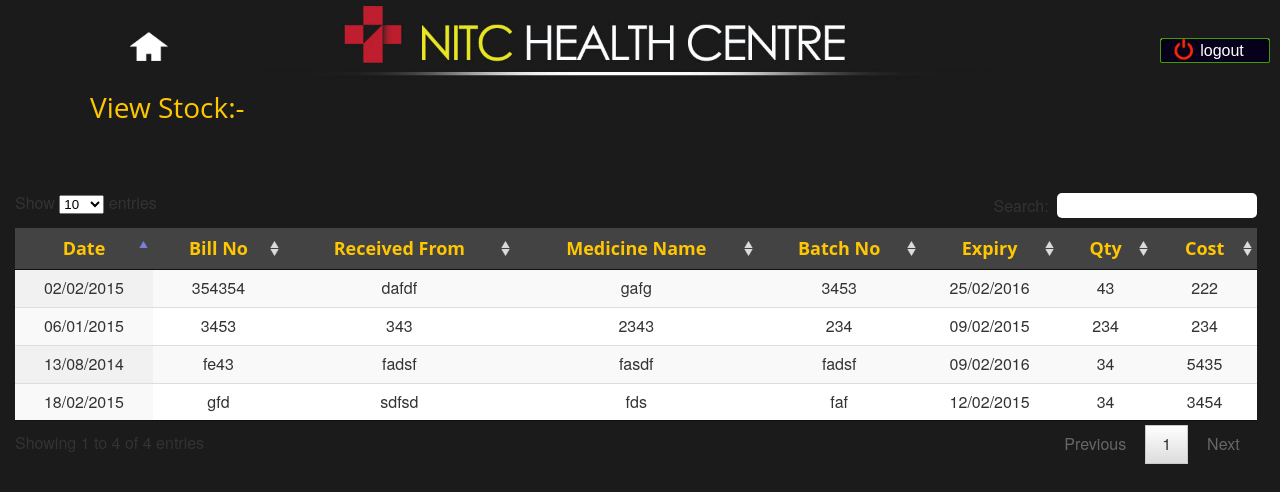
/features/view_stock.php (signed in), run on the app's committed database.
### tables this page shows
CREATE TABLE IF NOT EXISTS `medicine_stock` (
  `Date` date NOT NULL,
  `BillNo` varchar(255) NOT NULL,
  `RecievedFrom` varchar(255) NOT NULL,
  `MedicineName` varchar(255) NOT NULL,
  `BatchNo` varchar(255) NOT NULL,
  `Expiry` date NOT NULL,
  `Qty` int(11) NOT NULL,
  `Cost` float NOT NULL,
  PRIMARY KEY (`MedicineName`,`BatchNo`),
  KEY `Medicine Name` (`MedicineName`)
);

### features/view_stock.php (the view, shortened to what this page needs)
<?php
	include '../lib/configure.php';
?>
<!doctype html>
<html>
<head>
<link href="../css/record_tables.css" rel="stylesheet" type="text/css">
<link href="../jQueryAssets/datatables/css/jquery.dataTables.css" rel="stylesheet" type="text/css">
<link rel="stylesheet" type="text/css" href="../jQueryAssets/datatables/css/shCore.css">
<link rel="stylesheet" type="text/css" href="../jQueryAssets/datatables/css/demo.css">
</head>
<body>
<input type="button" class="home" value="" onClick="location.href='../home.php'">
<input type="button" class="logout" value="logout" onClick="location.href='../lib/logout.php'">
<div id="table1">
View Stock:-
</div>
<div id="datatable3">
<table id="data" class="display">
	<thead>
		<tr id="datatable2">
			<th>Date</th>
			<th>Bill No</th>
			<th>Received From</th>
			<th>Medicine Name</th>
			<th>Batch No</th>
			<th>Expiry</th>
			<th>Qty</th>
			<th>Cost</th>
		</tr>
	</thead>
	<tbody>
		<?php
			if (isset($_GET['q']) && $_GET['q'] != NULL)
			{
				$med_name = $_GET['q'];
				$result = mysqli_query($conn, "SELECT * from medicine_stock where (MedicineName='$med_name')");
			}
		else {
				$result = mysqli_query($conn, "SELECT * from medicine_stock");
			}
			while($row = mysqli_fetch_array($result)) {
		?>
		<tr>
			<form action="" method="post">
				<td><center><?php echo date("d/m/Y",strtotime($row['Date']));?></center></td>
				<td><center><?php echo $row['BillNo'];?></center></td>
				<td><center><?php echo $row['RecievedFrom'];?></center></td>
				<td><center><?php echo $row['MedicineName'];?></center></td>
				<td><center><?php echo $row['BatchNo'];?></center></td>
				<td><center><?php echo date("d/m/Y",strtotime($row['Expiry']));?></center></td>
				<td><center><?php echo $row['Qty'];?></center></td>
				<td><center><?php echo $row['Cost'];?></center></td>
			</form>
		</tr>
		<?php } ?>
	</tbody>
</div>
</body>
</html>

### css/record_tables.css (style rules this page uses)
html, body { background-image: url(../images/background.jpg); -webkit-background-size: cover; -moz-background-size: cover; -o-background-size: cover; background-size: cover; background-repeat:no-repeat; background-color:#1b1b1b; }
.display thead { background-color:#434343; }
.home { background-image:url(../images/home.png); -webkit-background-size: cover; -moz-background-size: cover; -o-background-size: cover; background-size: cover; position: absolute; left: 130px; top: 31px; width: 39px; height: 30px; border:0; z-index: 59; }
#table1 { font-family: 'Open Sans', sans-serif; font-size: 28px; color: rgb(255, 198, 2); line-height: 0.5; text-align: left; position: absolute; left: 90px; top: 100px; z-index: 2; }
#datatable2 { font-family: 'Open Sans', sans-serif; font-size: 18px; color: rgb(255, 198, 2); }
#datatable3 { position: absolute; top: 193px; width:97%; font-size:16px; margin-left:15px; }
.logout { background-image: url(../images/logout.jpg); -webkit-background-size: cover; -moz-background-size: cover; -o-background-size: cover; background-size: cover; width:110px; height:25px; position:absolute; top: 38px; left: 1160px; color: #fff; text-align:center; font-size:16px; padding: 0px 0px 0px 14px; border-radius: 2px; -moz-border-radius: 2px; -webkit-border-radius: 2px; border: 1px solid #459A00; }

### data on the page
medicine_stock: Date "06/01/2015", BillNo "3453", RecievedFrom "343", MedicineName "2343", BatchNo "234", Expiry "09/02/2015", Qty "234", Cost "234"
medicine_stock: Date "13/08/2014", BillNo "fe43", RecievedFrom "fadsf", MedicineName "fasdf", BatchNo "fadsf", Expiry "09/02/2016", Qty "34", Cost "5435"
medicine_stock: Date "18/02/2015", BillNo "gfd", RecievedFrom "sdfsd", MedicineName "fds", BatchNo "faf", Expiry "12/02/2015", Qty "34", Cost "3454"
medicine_stock: Date "02/02/2015", BillNo "354354", RecievedFrom "dafdf", MedicineName "gafg", BatchNo "3453", Expiry "25/02/2016", Qty "43", Cost "222"
